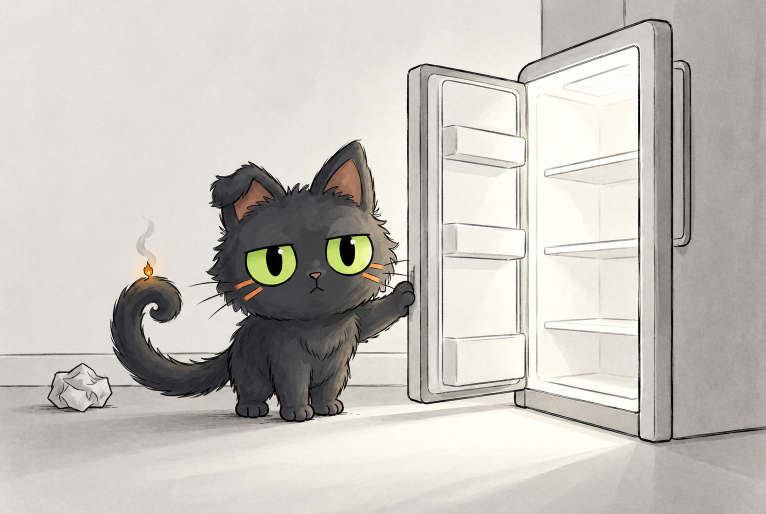
#> input picture library/cat/originals/2026-10-27_gen_cx_gpt-image-2_eb2640c6.png, 1531 x 1027 px (shown at 1/2 size)
$ python kit_hook.py
#> lines starting #> are read from the running program, lines starting #| are printed output that depends on the picture; after the words box and inside, x2 and y2 are one past the last pixel; in counts of white or black regions, pixels touching at a corner belong together
### scripts/anim.py
"""Движение внутри рисунка рилса (25.10, слово владельца: «сильное движение, а не только эффект камеры… профессионально,
не на коленке»). Сцена рилса — модуль videos/NN/reel/anim/<имя>.py со своими слоями и ключами; этот модуль — общее:

- кривые и пружины: cubic-bezier как в After Effects (`bezier`), падение под тяжестью (`gravity`), затухающая пружина
  (`spring`) для отскока и успокоения — числа движения берутся из физики, а не подбором;
- ключи (`Track`): значение по ключевым кадрам, у каждого отрезка своя кривая;
- рисунок на двойках (`on_twos`): рисованное меняется 12 раз в секунду, камера рилса идёт 30 — главный признак
  рисованной анимации (так уже живёт кукла, DOLL_FPS);
- слой (`Layer`): RGBA-вырезка с точкой опоры; ставится поворотом, сдвигом и сжатием вдоль своей оси — фон под ним не
  растягивается (пробник v3 тянул кусок картинки вокруг предмета: «резина»);
- смаз (`smear`): только у движущегося слоя, вдоль скорости, с чётким передним краем — как смаз-кадр аниматора,
  а не среднее нескольких кадров всей картинки (v3: мутное двойное пятно);
- штрихи удара тушью (`impact_strokes`): сужаются к концам, как линия пера, у каждого рисунка чуть свои.

Сцена отдаёт `frame(t, ctx) -> (картинка исходника ×2, камера)`; камера — поправка к окну плана reel.py
(сдвиг, наезд, поворот), её считает сцена: удар, задержка на ударе, тряска — это реакция на событие рисунка.
"""
import math
import importlib.util
import os

import cv2
import numpy as np

DRAW_FPS = 12


def on_twos(t, fps=DRAW_FPS):
    return math.floor(t * fps + 1e-6) / fps


def clamp01(u):
    return 0.0 if u < 0 else 1.0 if u > 1 else u


def bezier(p1x, p1y, p2x, p2y):
    """cubic-bezier(p1x, p1y, p2x, p2y) — та же кривая, что в CSS и After Effects. Возвращает u -> значение."""
    # [9 lines left out: function f, not called in this run]
    return f


LINEAR = lambda u: clamp01(u)                       # noqa: E731
EASE_OUT = bezier(0.22, 1.0, 0.36, 1.0)              # быстрый вход, долгое торможение (ease-out-quint)
EASE_IN = bezier(0.55, 0.0, 1.0, 0.45)               # разгон
EASE_IO = bezier(0.65, 0.0, 0.35, 1.0)
SNAP = bezier(0.16, 1.0, 0.3, 1.0)                    # резкий наезд камеры: 80% пути за первую треть


# [14 lines left out: functions gravity, spring, not called in this run]


class Track:
    """Значение по ключам: [(t, значение, кривая отрезка до следующего ключа)]. Значение — число или кортеж."""

    def __init__(self, keys):
        self.keys = sorted(keys, key=lambda k: k[0])

    # [11 lines left out: function __call__, not called in this run]


class Layer:
    """Вырезка RGBA (float32, альфа 0..1) с точкой опоры в своих координатах."""

    # [17 lines left out: functions __init__, cut, not called in this run]

    def home(self):
        """Точка опоры слоя на рисунке в покое."""
        return self.origin + self.pivot

    # [93 lines left out: functions matrix, draw, _smear, stroke, _vhash, vnoise, not called in this run]


# ПРАВИЛО 28 (владелец 03.11): влёт камеры на 0 с — мощный, красивый, динамичный, ПО УМОЛЧАНИЮ у каждой сцены хука.
# Эталон — рилс 17 «Пашешь, а итог ноль?» (владелец: «пусть это видео будет эталоном… минимум такое приближение… не
# байт в байт, а чтобы одинаковым не было по шаблону… то, что было в старых рилсах, такого никогда не должно быть»).
# Поэтому: (1) прежний мягкий влёт рилсов 08–16 (18 % за 0,25 с, −1,1°, без размытия) из кода удалён — любой вызов
# hook_cam даёт влёт не слабее эталона; (2) у каждого рилса свои параметры: число u ∈ [0, 1] берётся из времени удара
# сцены (своё у каждой озвучки), и каждый параметр идёт от значения эталона (u = 0) только в сторону сильнее, плюс свой
# боковой занос и сторона поворота. Минимум = рилс 17: влёт с 40 % дальше за 0,22 с, перелёт 5 %, поворот 3°,
# размытие движения, второй удар камерой +8 % на ударном слоге.
HOOK28_MIN = dict(zoom=0.40, snap=0.22, over=0.05, roll=3.0, kick=0.08, kick_roll=1.4, freq=1.8, blur=0.5)
HOOK28_MAX = dict(zoom=0.50, snap=0.18, over=0.07, roll=4.2, kick=0.11, kick_roll=2.0, freq=2.2, blur=0.6)
HOOK28_ROLL_SEC, HOOK28_BLUR_MAX, HOOK28_DRIFT = 0.3, 0.07, (60, 40)


# [50 lines left out: functions hook28_params, _hook28_zoom, zoom_blur, hook_cam, not called in this run]


# Рисунок хука двигается сам с первого кадра (владелец 26.10, рилс 08: лента листается уже на первом кадре; в 06 швабра
# начинала дрожать только с 0,15 с). Мера — доля пикселей рисунка, изменившихся между 0 и 0,1 с без камеры.
FIRST_MOTION_DT, FIRST_MOTION_LEVEL = 0.1, 12


# [6 lines left out: function first_frame_motion, not called in this run]


# Стандарт 25 (владелец 03.11: «движение с первого кадра очень интенсивное, ещё динамичнее, чем было»): мера не одного
# шага 0 → 0,1 с, а всей первой секунды кадр за кадром — рисунок не должен ни разу «встать» и в среднем меняться сильно.
OPENING_SEC, OPENING_FPS = 1.0, 30


# [42 lines left out: functions opening_motion, impact_strokes, squash_region, not called in this run]


_FOLLOW = {}
CONTACT_ZONE = 0.4


# [237 lines left out: functions _follow_geo, _centroid, squash_follow, grid, ink_objects, cut_polygon and 6 more, not called in this run]


DARK_BG = 110        # средняя яркость фона вокруг дыры ниже — тёмная стена: LaMa там не проверена (25.10 давала пятна)


# [13 lines left out: function inpaint_bg, not called in this run]


# --------------------------------------------------------------------------- нарезка частей тела без артефактов
# Рилс 13 (владелец 02.11, скрин хука 0:00.86): в слой хвоста попали три штриха усов — в рисунке усы щеки проходят через
# просвет завитка, и многоугольник хвоста забрал их; хвост машет — усы висят в воздухе рядом с ним. Тот же класс
# брака у любой части (лапа и шерсть соседа, ухо и прядь чёлки): тонкий штрих принадлежит той части, от которой растёт.
PART_CORE_OPEN = 7        # px: всё тоньше — штрих (ус, волосок, линия), а не тело части
PART_REACH = 10           # px: штрих ближе к телу части — её шерсть; дальше — чужой, уходит в родительский слой
SPUR_BASE = 4             # px: полоса у тела части, где ус и шерсть неразделимы — остаётся части
SPUR_LEN, SPUR_WIDTH = 30, 4.0   # длинный тонкий штрих, торчащий из части (ус через шерсть хвоста), — не её


# [29 lines left out: function split_part, not called in this run]


CLAIM_MIN_LEN = 35          # px: прямой тонкий штрих туши не короче — ус, а не прядь шерсти (пряди — треугольные и короче)
CLAIM_INK, CLAIM_WIDTH = 70, 5  # тушь темнее шерсти (шерсть 60–120); ус не толще 5 px


# [62 lines left out: functions claim_strokes, drop_scene_lines, keep_attached, not called in this run]


PART_UNDERLAP = 14          # px: часть заходит под соседний слой — шов разреза не просвечивает


# [69 lines left out: functions underlap, detached_share, trim_paper_edge, defringe, not called in this run]


def paper_like(img):
    """Бумага рисунка -> крем рилса тем же способом, что prepare_src в reel.py (иначе сцена на другой бумаге)."""
    import canvas
    col, share = canvas.paper_color(img)
    return canvas.retint(img, col) if canvas.is_paper(col, share) else img


# [57 lines left out: functions sheet, eye_bags, sweat_drop, not called in this run]


_SCENES = {}


# [16 lines left out: functions scene, scene_files, not called in this run]


# ── Нарезка по точкам: SAM 2.1 + матирование края + усы (владелец 04.11: «чтобы всё цепляло: телефон в лапах,
# огонёк, усы… главное — лучшее качество») ────────────────────────────────────────────────────────────────────────
# Стенд experiments/cutout (три рисунка, лист compare_3methods.jpg): нынешняя нарезка по туши цепляет линии мебели и
# куски бумаги; BiRefNet вырезает прижатую подушку и фон за телефоном, ест усы (33–147 с, 9 ГБ); SAM 2.1 по точкам
# «кот / не кот» понимает границу предметов, матирование closed-form даёт мягкий край без каймы (3–6 с, 2 ГБ). Чего не
# хватало SAM — усы поверх светлых предметов: их возвращает whisker_alpha.
SAM_REPO, SAM_ZIP = "vietanhdev/segment-anything-2.1-onnx-models", "sam2.1_hiera_small_20260221.zip"   # Apache-2.0
MODEL_DIR = os.environ.get("STICKMAN_MODELS", os.path.expanduser("~/.cache/stickman_models"))
_SAM = {}


# [84 lines left out: functions _sam_sessions, _fill_small_holes, sam_mask, matte_alpha, not called in this run]


WHISKER_REACH = 150    # px ×2: дальше от контура усы не торчат; линия мебели уходит дальше — это не ус
WHISKER_INK = 105      # яркость туши уса (0..255): светлее — это тень или фактура бумаги
WHISKER_SPREAD = 5.0   # px: поперечный разброс штриха; у уса 1–3, у контура капли или дуги подлокотника — больше


# [39 lines left out: functions whisker_alpha, cut_sam, not called in this run]


# ── Фон под слоями — чистая подложка (04.11, стенд experiments/fill): LaMa оставляла призраки (серое пятно шерсти,
# силуэт головы), MI-GAN дорисовывала мусорные линии; модель картинок, перерисовавшая ТОТ ЖЕ рисунок без героя,
# достроила подушку и спинку дивана целиком. В кадр идёт только внутри дыры, после совмещения (ECC) и плавной
# поправки тона по краю. Один платный рисунок на сцену (cx/gpt-image-2.5 medium, 197 550), кэш по содержимому.
PLATE_MODEL, PLATE_SIZE, PLATE_Q = "cx/gpt-image-2.5", "1024x1536", "medium"
PLATE_TONE_MAX = 18          # разница рисунка и подложки, выше которой это уже не тон, а тень, линия или предмет
PLATE_PROMPT = ("Image 1 is a finished drawing. Redraw exactly the same drawing, the same room, furniture, objects, "
                "framing, scale, line work, colours and paper, but WITHOUT {what}: the place where it was shows what is "
                "behind it, the sofa, pillow, floor, wall or furniture continue naturally with their own lines and "
                "colours, as if it had never been there. Nothing else changes: every other object stays in exactly the "
                "same place and size. No letters or numbers anywhere.")


# [55 lines left out: functions _fuse_plate, plate_bg, not called in this run]

### videos/L02_otvlechenie/anim/kit_hook.py
"""Слои хука L02 для HyperFrames: «Ты убираешь телефон, выключаешь уведомления, садишься за дело, а через пять минут
почему-то стоишь у холодильника?».

Две сцены одного хука: стол (library 10, без кота) и кухня (library 103 «кот у открытого холодильника», кот убран), и
три куска с листа слоёв gen/hook_sheet.png (+1 рисунок, владелец 28.10): кот на стуле с карандашом, кот у холодильника
оглядывается пойманным, телефон экраном вниз. Всё отражено по горизонтали: на листе загнутое ухо у кота справа, а по
приметам героя (look/hero_marks.txt) оно слева от зрителя — зеркалим кусок, а вместе с ним и фоны, чтобы кот у
холодильника тянулся к дверце, а не от неё.

Кот из 103 убирается по рецепту рилса 13 (kit_doorway.py): маска тушью в многоугольнике, дыра стены и пола
заливается медианой своей строки из чистых столбцов слева, у дверцы холодильника — по столбцам (вертикальная кромка),
шов мягкий. Координаты сняты сеткой anim.grid 28.10 (рисунок 103 — 1531×1027)."""
import json
import os
import sys

import cv2
import numpy as np
from PIL import Image

HERE = os.path.dirname(os.path.abspath(__file__))
ROOT = os.path.normpath(os.path.join(HERE, "..", "..", ".."))
sys.path.insert(0, os.path.join(ROOT, "scripts"))
import anim  # noqa: E402

LIB = os.path.join(ROOT, "library", "cat", "originals")
KITCHEN = "2026-10-27_gen_cx_gpt-image-2_eb2640c6.png"     # 103
DESK = "2026-10-07_look_style_1_desk_1c1c5a17.jpg"           # 10
OUT = os.path.join(HERE, "kit")
CAT_POLY = [(215, 430), (290, 420), (300, 500), (420, 330), (700, 270), (760, 330), (800, 470), (840, 540), (845, 640),
            (760, 700), (700, 850), (450, 850), (450, 790), (300, 800), (215, 740)]
SMOKE = (255, 420, 330, 560)       # дымок над огоньком хвоста
CLEAN_X = (0, 90)                  # чистые столбцы стены и пола слева от хвоста (бумажный комок ниже — не в них)
EDGE_X = (790, 845)                # кромка дверцы холодильника за лапой: заливка по столбцам
FLAME = (296, 540)                 # огонёк хвоста кота 103


def rgba(img, m):
    ys, xs = np.where(m > 0.02)
    x0, y0, x1, y1 = xs.min() - 4, ys.min() - 4, xs.max() + 5, ys.max() + 5
    a = cv2.GaussianBlur(m.astype(np.float32), (0, 0), 0.8)
    return np.dstack([img[y0:y1, x0:x1], 255 * a[y0:y1, x0:x1]]).clip(0, 255).astype(np.uint8), (int(x0), int(y0))


def kitchen():
    A = np.asarray(Image.open(os.path.join(LIB, KITCHEN)).convert("RGB")).astype(np.float32)
    reg = np.zeros(A.shape[:2], np.uint8); cv2.fillPoly(reg, [np.int32(CAT_POLY)], 1)
#> after `cv2.fillPoly(reg, [np.int32(CAT_POLY)], 1)`:
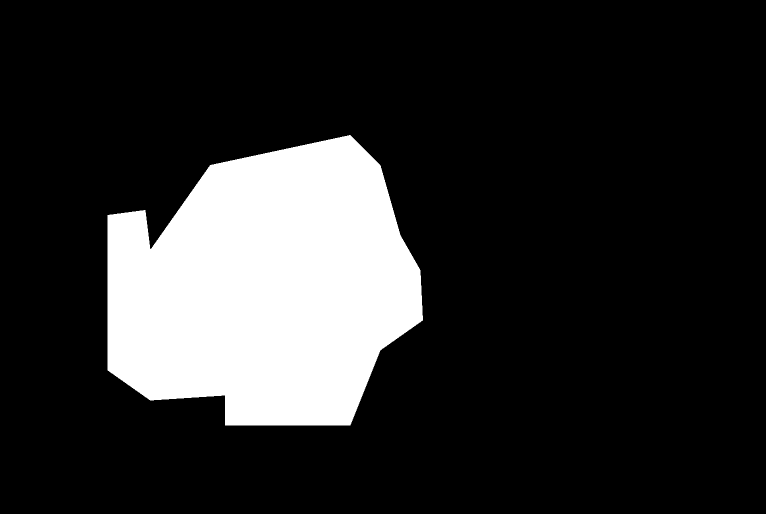
#> reg: shape (1027, 1531) (shown at 1/2 size); values 0 (black) and 1 (white), 17.4% white; 1 white region, box (x1, y1, x2, y2) and area: (215, 270, 846, 851) 274241
    g = A.mean(2); sat = A.max(2) - A.min(2)
    m = (((g < 175) | (sat > 45)) & (reg > 0)).astype(np.uint8)
#> m: shape (1027, 1531); values 0 (black) and 1 (white), 11.9% white; 23 white regions (21 under 20 px), largest, box (x1, y1, x2, y2) and area: (215, 280, 833, 851) 186079, (839, 538, 846, 645) 392
    m = cv2.morphologyEx(m, cv2.MORPH_CLOSE, np.ones((9, 9), np.uint8))
#> m: shape (1027, 1531); values 0 (black) and 1 (white), 12.2% white; 9 white regions (7 under 20 px)
    cs, _ = cv2.findContours(m, cv2.RETR_EXTERNAL, cv2.CHAIN_APPROX_NONE)
#> cs = 9 contours, 8 with area under 20; largest, box (x1, y1, x2, y2) and area: (215, 280, 846, 851) 191933
    m = np.zeros_like(m); cv2.drawContours(m, cs, -1, 1, -1)
#> after `cv2.drawContours(m, cs, -1, 1, -1)`: m: shape (1027, 1531); values 0 (black) and 1 (white), 12.3% white; 9 white regions (7 under 20 px), largest, box (x1, y1, x2, y2) and area: (215, 280, 846, 851) 193674, (274, 499, 284, 507) 22
    x0, y0, x1, y1 = SMOKE; m[y0:y1, x0:x1] |= (g[y0:y1, x0:x1] < 215).astype(np.uint8)   # дымок светлее туши
    cv2.circle(m, FLAME, 42, 1, -1)                     # свечение огонька вокруг кончика хвоста
#> m: shape (1027, 1531); values 0 (black) and 1 (white), 12.6% white; 2 white regions (1 under 20 px), largest, box (x1, y1, x2, y2) and area: (215, 280, 846, 851) 197485
    hole = cv2.dilate(m, np.ones((13, 13), np.uint8)) > 0
#> hole: shape (1027, 1531) bool; 14.3% white; 1 white region, box (x1, y1, x2, y2) and area: (209, 274, 852, 857) 225019
    bg = A.copy()
    # каждая строка дыры — от её левого края к правому: стена здесь с плавным переходом тона, и цвет строки с края
    # картинки оставлял светлый силуэт кота (замер 28.10); край берётся медианой 6 px за краем дыры, не одним пикселем
    for y in range(A.shape[0]):
        row = hole[y]
        if not row.any():
            continue
        xs = np.where(row)[0]
        runs = np.split(xs, np.where(np.diff(xs) > 1)[0] + 1)
        for r in runs:
            lft, rr = r[0] - 1, r[-1] + 1
            cl = np.median(A[y, max(0, lft - 6):lft + 1], axis=0) if lft >= 0 else None
            cr = np.median(A[y, rr:rr + 7], axis=0) if rr < A.shape[1] else None
            cl = cr if cl is None else cl; cr = cl if cr is None else cr
            if rr >= EDGE_X[0] - 8:                     # правый край — дверца холодильника: её серый не тянуть через стену
                cr = cl
            u = np.linspace(0, 1, len(r))[:, None]
            bg[y, r] = cl * (1 - u) + cr * u
    # зерно бумаги: ровная заливка гладкая — добавить шум с соседней чистой стены той же яркости
    noise = A[:, CLEAN_X[0]:CLEAN_X[1]] - cv2.GaussianBlur(A[:, CLEAN_X[0]:CLEAN_X[1]], (0, 0), 3)
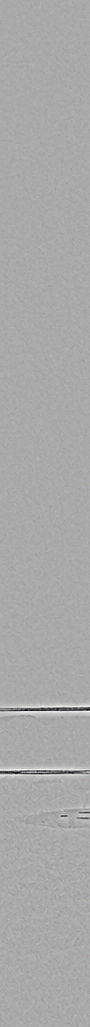
#> noise: shape (1027, 90, 3) float32; mean R, G, B 0, 0, 0; drawn with min black and max white
    tile = np.tile(noise, (1, A.shape[1] // noise.shape[1] + 1, 1))[:, :A.shape[1]]
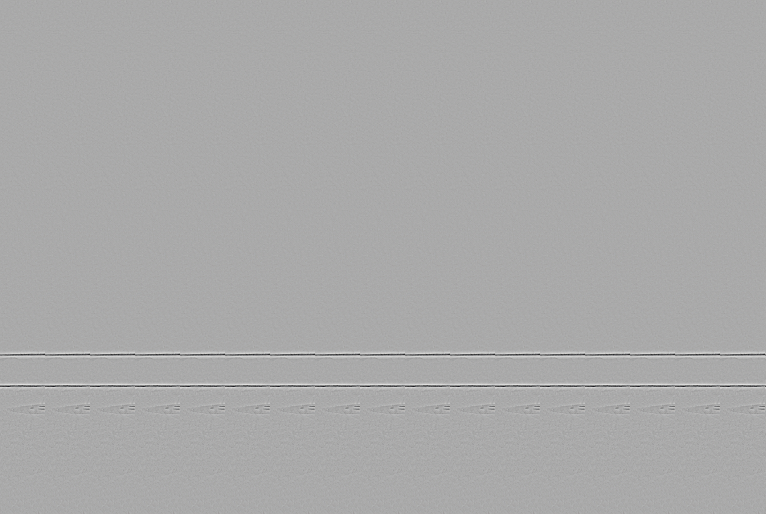
#> tile: shape (1027, 1531, 3) float32 (shown at 1/2 size); mean R, G, B 0, 0, 0; drawn with min black and max white
    bg[hole] += tile[hole]
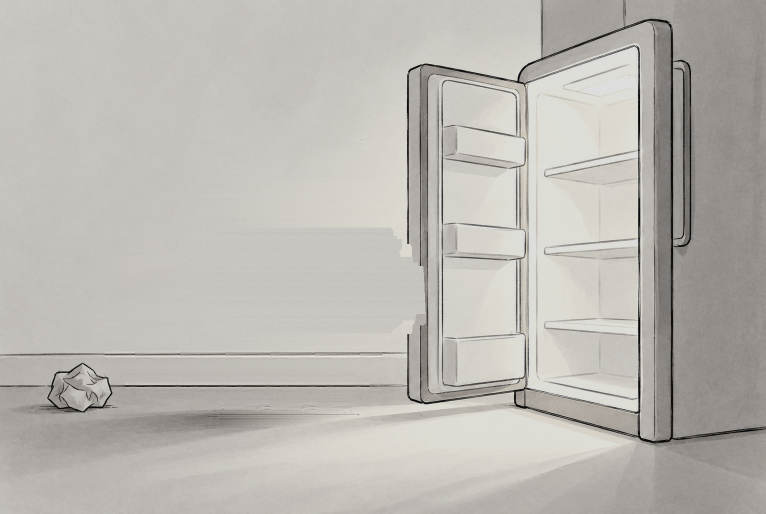
#> bg: shape (1027, 1531, 3) float32 (shown at 1/2 size); mean R, G, B 215.2, 211.5, 205; drawn with min black and max white
    for x in range(*EDGE_X):
        col = hole[:, x]
        if col.any():
            ys = np.where(~col)[0]
            for c in range(3):
                bg[col, x, c] = np.interp(np.where(col)[0], ys, A[ys, x, c])
    soft = cv2.GaussianBlur(hole.astype(np.float32), (0, 0), 2)[..., None]
    return np.clip(A * (1 - soft) + bg * soft, 0, 255).astype(np.uint8)


def main():
    os.makedirs(OUT, exist_ok=True)
    k = kitchen()[:, ::-1]
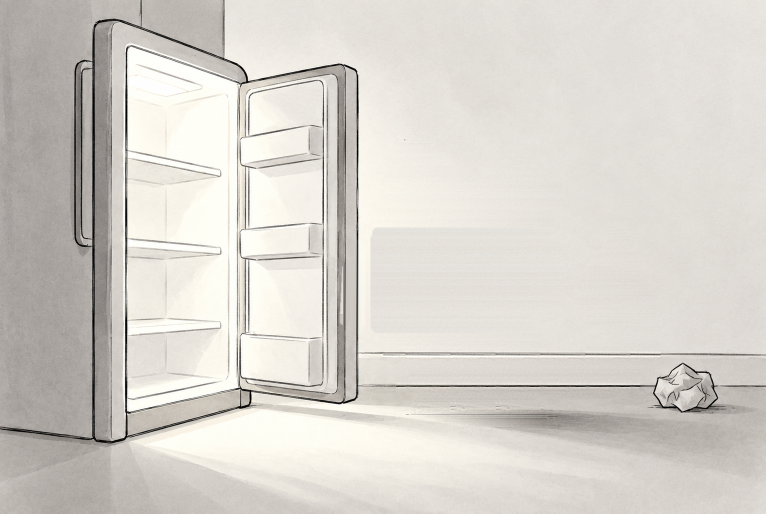
#> k: shape (1027, 1531, 3) (shown at 1/2 size); mean of channels 0, 1, 2 214.9, 210.9, 204.8; drawn as R, G, B
    Image.fromarray(k).save(os.path.join(OUT, "kitchen.png"))
    d = np.asarray(Image.open(os.path.join(LIB, DESK)).convert("RGB"))[:, ::-1]
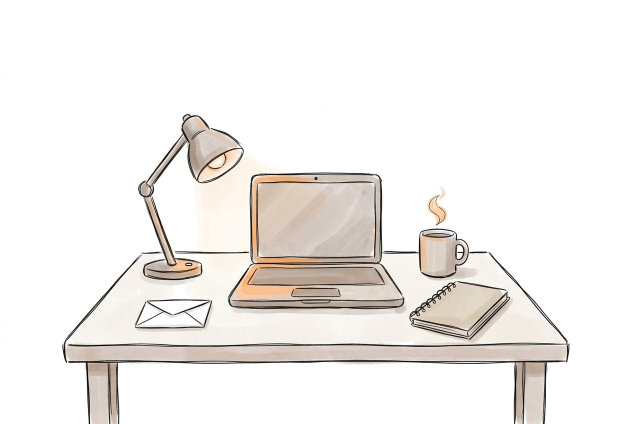
#> input picture library/cat/originals/2026-10-07_look_style_1_desk_1c1c5a17.jpg, 1264 x 848 px (shown at 1/2 size)
    Image.fromarray(d).save(os.path.join(OUT, "desk.png"))
    sheet = np.asarray(Image.open(os.path.join(HERE, "gen", "hook_sheet.png")).convert("RGB")).astype(np.float32)
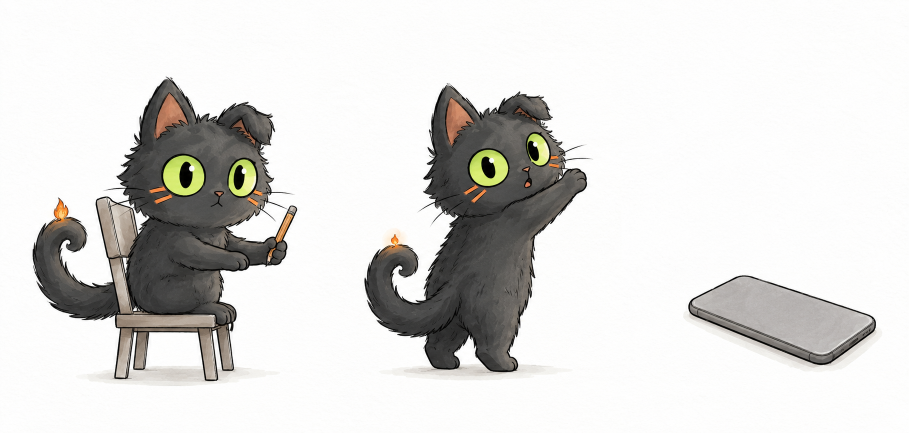
#> input picture videos/L02_otvlechenie/anim/gen/hook_sheet.png, 1817 x 866 px (shown at 1/2 size)
    sheet = anim.paper_like(sheet)[:, ::-1]
    obs = anim.ink_objects(sheet, min_area=4000)
    obs.sort(key=lambda m: -np.where(m)[1].mean())       # после зеркала: справа налево -> кот на стуле, у холодильника, телефон
    meta = dict(kitchen=list(k.shape[1::-1]), desk=list(d.shape[1::-1]), pieces={})
    for name, m in zip(("cat_desk", "cat_fridge", "phone"), obs):
        im, xy = rgba(sheet, m)
        Image.fromarray(im).save(os.path.join(OUT, name + ".png")); meta["pieces"][name] = dict(wh=im.shape[1::-1], at=xy)
    json.dump(meta, open(os.path.join(OUT, "kit.json"), "w"), indent=1)
    print(json.dumps(meta))


if __name__ == "__main__":
    main()
#> (the call stopped at in paper_like, `col, share = canvas.paper_color(img)`: canvas is not available in this run)
